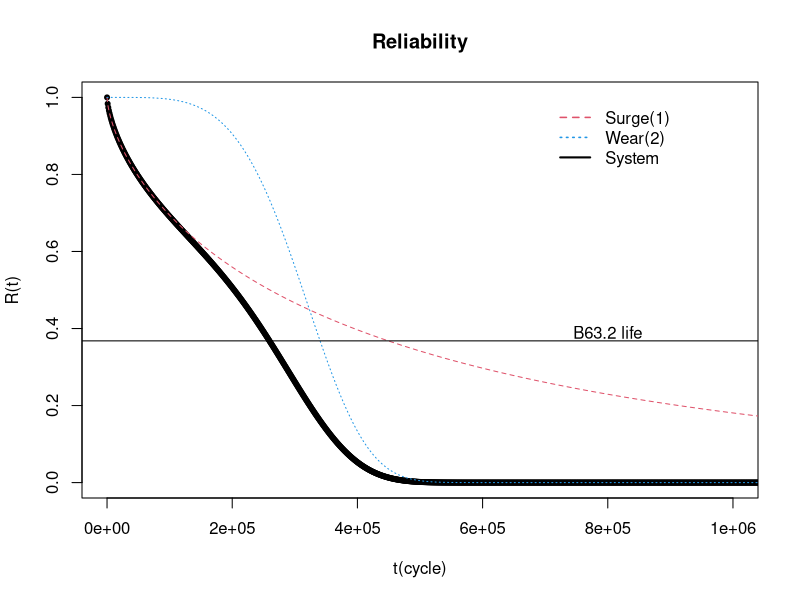
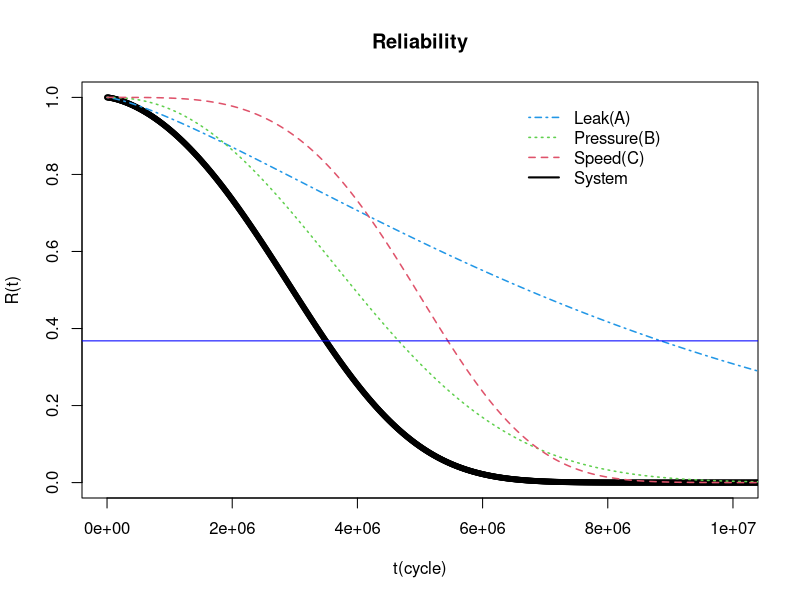

These charts were generated, in order, by the following R code:


R = function(x, shape, scale){
  exp(-(x/scale)^shape)}

#-----------------------------------------
x=seq(0,3*10^7, by=1000)

plot(x, R(x=x, shape = 0.6710, scale=449442)*R(x=x, shape = 4.3373, scale=340379)
     ,main = "Reliability",xlab="t(cycle)", ylab="R(t)",xlim=c(0,1*10^6), ylim=c(0,1), pch=20)
lines(x, R(x=x,shape = 0.6710, scale=449442)*R(x=x, shape = 4.3373, scale=340379), lty=1, col =1)
lines(x, R(x=x,shape = 0.6710, scale=449442), lty=2, col =2,cex =1.5 )
lines(x, R(x=x,  shape = 4.3373, scale=340379), lty=3, col =4,cex =1.5 )

legend (7*10^5,1, lty=c(2,3,1) ,col=c(2,4,1), legend=c("Surge(1)", "Wear(2)","System"), bty="n",lwd = c(1.5,1.5,2) )
abline(h = 0.3679, lty = 1, lwd = 1)
text(8e+05,0.39,labels="B63.2 life")
#------------------------------------------
x=seq(0,5*10^7, by=10000)

plot(x, R(x=x, shape = 3.77, scale=5444598)*R(x=x, shape = 2.27, scale=4657881)*R(x=x,shape = 1.33, scale=8850255)
            ,main = "Reliability",xlab="t(cycle)", ylab="R(t)",xlim=c(0,10^7), ylim=c(0,1), pch=20)
 
lines(x, R(x=x, shape = 3.77, scale=5444598)*R(x=x, shape = 2.27, scale=4657881)*R(x=x,shape = 1.33, scale=8850255), lty=1, col =1)
lines(x, R(x=x, shape = 1.33, scale=8850255), lty=4, col =4,lwd =1.5 )
lines(x, R(x=x, shape = 2.27, scale=4657881), lty=3, col =3,lwd =1.5 )
lines(x, R(x=x, shape = 3.77, scale=5444598), lty=2, col =2,lwd =1.5 )

legend (0.65*10^7,1, lty=c(4,3,2,1) ,col=c(4,3,2,1), legend=c("Leak(A)", "Pressure(B)", "Speed(C)","System"), bty="n",lwd = c(1.5,1.5,1.5,2) )
abline(h = 0.3679, col = "blue", lty = 1, lwd = 1)
#-----------------------------------------------------------------------------
##system MTTF

Rt1=function(x){
  exp(-(x/449442)^0.6710)*exp(-(x/340379)^4.3373)
}

integrate(Rt1,0,3*10^7)



Rt2=function(x){
  exp(-(x/5444598)^3.77)*exp(-(x/8850255)^1.33)*exp(-(x/4657881)^2.27)
}

integrate(Rt2,0,5*10^7)

#---------------------------------------------------------------------------------------------------------------------
##component MTTF

MF=function(x, shape,scale){
  scale*gamma(1+1/shape)
  }

##X = 1000 * c( 275,  13, 147,  23, 181,  30,  65,  10, 300, 173, 106, 300, 300, 212, 300, 300, 300,   2, 261, 293, 88, 247,  28, 143, 300,  23, 300,  80, 245, 266 )

shape1=0.6710; scale1=449442; 
shape2=4.3373; scale2=340379; 
#----------------------------
##X = c(2000000, 3000000, 5000000, 1000000, 4000000, 1000000, 5000000, 3000000 )

shape1=1.33; scale1=8850255
shape2=2.27; scale2=4657881
shape3=3.77; scale3=5444598

MF(x, shape=shape1, scale=scale1)
MF(x, shape=shape2, scale=scale2)
MF(x, shape=shape3, scale=scale3)

